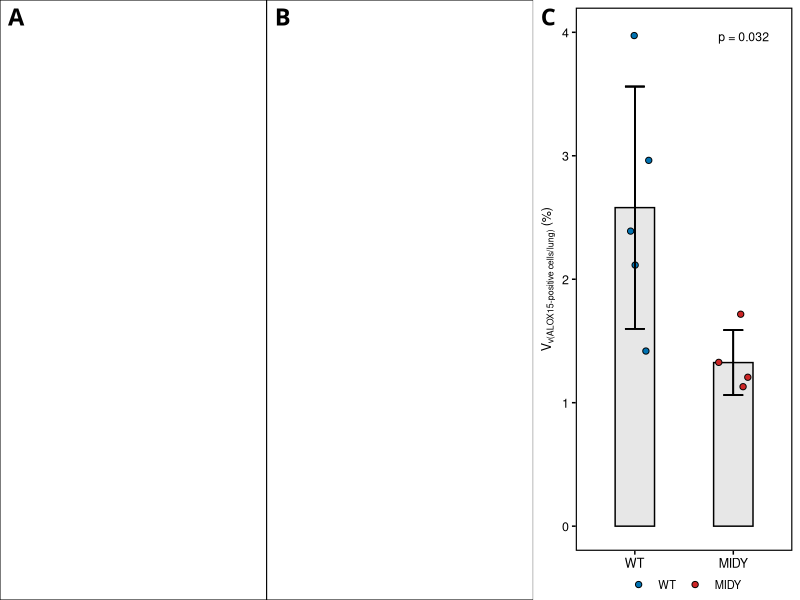
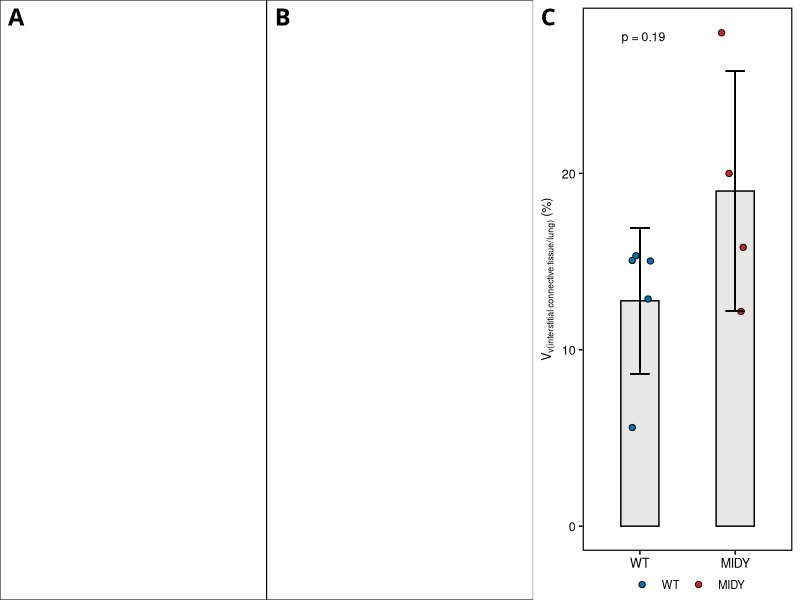
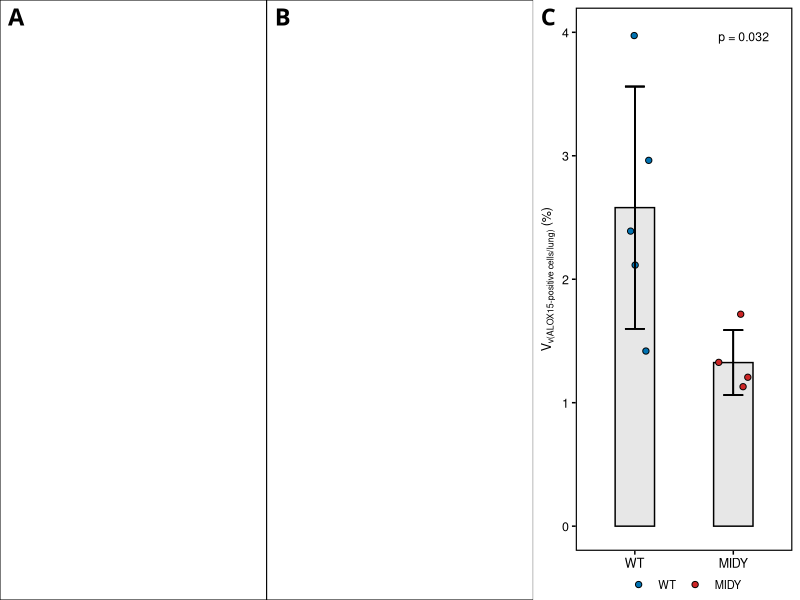
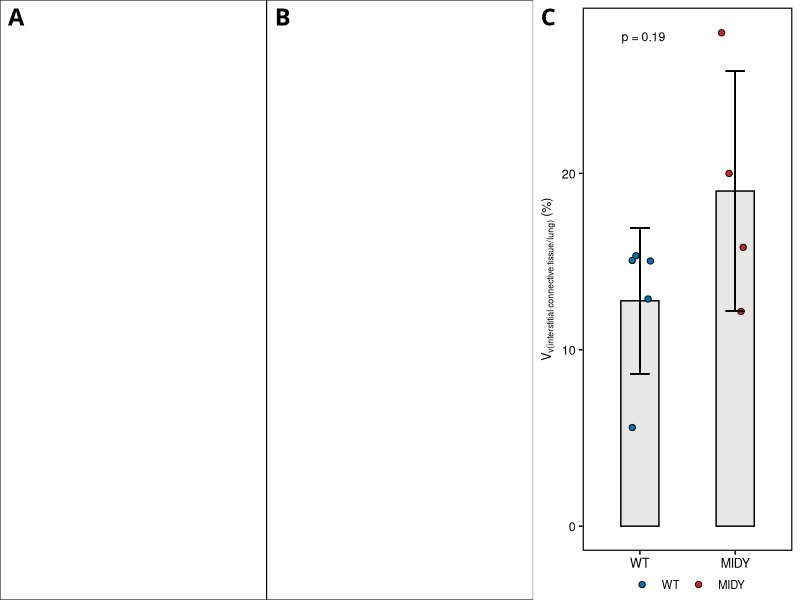

These charts were generated, in order, by the following R code:
## ---- chunk 1
library(tidyverse)
library(ggpubr)
library(grid)
library(cowplot)
## ---- chunk 2
Animal        <- c("MIDY737", "MIDY739",  "MIDY740", "MIDY744", "WT736", "WT738",  "WT741",  "WT743",  "WT745") 
IHC_without_air <- c(0.011, 0.017, 0.013, 0.012,                                          
                     0.014, 0.040, 0.030, 0.024, 0.021)
Condition           <- c(rep("MIDY", 4), rep("WT", 5))

# combined data
data_IHC <- data.frame(Animal, IHC_without_air, Condition)
## ---- chunk 3
fibrotic_area <- c(0.122, 0.200,0.280,0.158, 0.153,0.129,0.151,0.0559,0.150)

# combined data
data_fibrosis <- data.frame(Animal, fibrotic_area, Condition)
## ---- chunk 4
# prepare data for error bar calculation
ratios_error_bar <- data_IHC %>% 
  group_by(Condition) %>% 
  summarise(mean = mean(100*IHC_without_air), 
          sd = sd(100*IHC_without_air)) %>% 
  ungroup()

# prepare data for plotting
data_plot_IHC <- data_IHC %>%  
left_join(ratios_error_bar)
## ---- chunk 5
# reorder data
data_plot_IHC$Condition <- factor(data_plot_IHC$Condition, levels = c("WT", "MIDY"))

# plot 
bar_plot <- ggplot(data_plot_IHC, aes(x=reorder(Condition,-IHC_without_air), y=100*IHC_without_air))+
  geom_bar(stat = "summary", fill = "#DCDCDC", alpha = 0.7, color = "black", lwd=0.5,
           width=0.8/length(unique(data_plot_IHC$Condition))) + 
  geom_jitter(size = 1.8,  aes(fill = Condition), shape = 21, width = 0.15) +
  geom_errorbar(aes(ymin=mean-sd, ymax=mean+sd), width=.2,
                position=position_dodge(0.05)) +
  scale_fill_manual(values=c("#0072B2", "firebrick3"))+
  theme_bw()+
  ylab(expression(V["v(ALOX15-positive cells/lung)"]*" (%)"))+
  xlab("")+
  theme(panel.border = element_rect(size=0.8, color = "black"),
        axis.ticks = element_line(colour = "black"),
        axis.text = element_text(size = 9, colour = "black"),
        axis.title.x = element_text(size = 9, colour = "black"), 
        axis.title.y = element_text(size = 9, colour = "black"), 
        panel.grid =   element_blank())+
   stat_compare_means(label.x = 1.95, aes(label = paste0("p = ", ..p.format..)),
                     method = "wilcox.test", size = 3.1, vjust = 1)+
  theme(legend.position = "bottom", 
        legend.box.spacing = unit(0.8, 'mm'), 
        legend.title = element_blank(), 
        legend.text = element_text(size = 8))+
  theme(strip.text.x = element_text(size = 7), strip.background = element_blank(),legend.margin=margin(0,0,0,0), legend.box.margin=margin(-12,-12,-3,-12))
## ---- chunk 6
p1 = rectGrob(width = 1, height = 1)


plot_grid(p1, p1, bar_plot, rel_widths = c(1,1,1), rel_heights = c(1,1,1),
          labels = c("A", "B", "C"),  label_size = 17, label_fontfamily = 'bold', 
          ncol = 3, nrow = 1,  legend = "bottom",
          common.legend = T)
ggsave("IHC.svg", width = 6.6, height = 2.2)
## ---- chunk 7
# prepare data for error bar calculation
ratios_error_bar <- data_fibrosis %>% 
  group_by(Condition) %>% 
  summarise(mean = mean(100*fibrotic_area), 
          sd = sd(100*fibrotic_area)) %>% 
  ungroup()

# prepare data for plotting
data_plot_fibrotic <- data_fibrosis %>%  
left_join(ratios_error_bar)
## ---- chunk 8
# reorder data
data_plot_fibrotic$Condition <- factor(data_plot_fibrotic$Condition, levels = c("WT", "MIDY"))

# plot 
bar_plot_fibr <- ggplot(data_plot_fibrotic, aes(x=reorder(Condition,fibrotic_area), y=100*fibrotic_area))+
  geom_bar(stat = "summary", fill = "#DCDCDC", alpha = 0.7, color = "black", lwd=0.5,
           width=0.8/length(unique(data_plot_IHC$Condition))) + 
  geom_jitter(size = 1.8,  aes(fill = Condition), shape = 21, width = 0.15) +
  geom_errorbar(aes(ymin=mean-sd, ymax=mean+sd), width=.2,
                position=position_dodge(0.05)) +
  scale_fill_manual(values=c("#0072B2", "firebrick3"))+
  theme_bw()+
  ylab(expression(V["v(interstitial connective tissue/lung)"]* " (%)"))+
  xlab("")+
  theme(panel.border = element_rect(size=0.8, color = "black"),
        axis.ticks = element_line(colour = "black"),
        axis.text = element_text(size = 9, colour = "black"),
        axis.title.x = element_text(size = 9, colour = "black"), 
        axis.title.y = element_text(size = 9, colour = "black"), 
        panel.grid =   element_blank())+
  stat_compare_means(label.x = 0.9, aes(label = paste0("p = ", ..p.format..)),
                     method = "wilcox.test", size = 3.1, vjust = 1)+
  theme(legend.position = "bottom", 
        legend.box.spacing = unit(0.8, 'mm'), 
        legend.title = element_blank(), 
        legend.text = element_text(size = 8))+
  theme(strip.text.x = element_text(size = 7), strip.background = element_blank(),legend.margin=margin(0,0,0,0), legend.box.margin=margin(-12,-12,-3,-12))
## ---- chunk 9
plot_grid(p1, p1, bar_plot_fibr, rel_widths = c(1,1,1), rel_heights = c(1,1,1),
          labels = c("A", "B", "C"),  label_size = 17, label_fontfamily = 'bold',
          ncol = 3, nrow = 1,  legend = "bottom",
          common.legend = T)
ggsave("fibrosis.svg", width = 6.6, height = 2.2)
